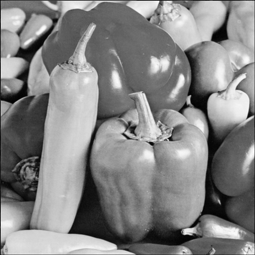
#> input picture Homework2/im/peppers.png, 255 x 255 px, found by its file name
$ python code.py   (older library calls are emulated)
#> lines starting #> are read from the running program, lines starting #| are printed output that depends on the picture
import cv2
import numpy as np
import scipy
from scipy import misc
from scipy import ndimage
from scipy.ndimage import filters
import matplotlib.pyplot as plt


# Homework 2 - Eduardo Gonzalez


# Problem 1

# We read image 1
image1 = cv2.imread('/Users/edu/github/ComputerVision/Homework2/im/peppers.png')
#> image1 is the input picture: shape (255, 255, 3); min 0, max 255, mean 132.5
image1 = cv2.cvtColor(image1, cv2.COLOR_BGR2GRAY)
#> image1: shape (255, 255)
image1 = np.float64(image1)

# We read image 2
image2 = cv2.imread('/Users/edu/github/ComputerVision/Homework2/im/cheetah.png')
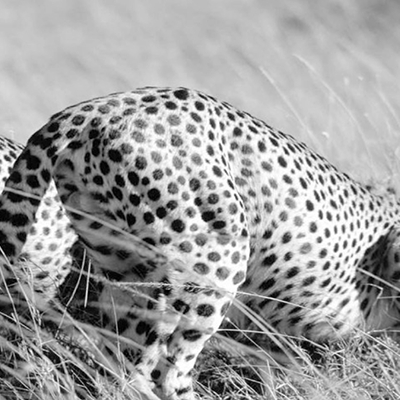
#> input picture Homework2/im/cheetah.png, 400 x 400 px, found by its file name
#> image2 is the input picture: shape (400, 400, 3); min 0, max 255, mean 159.1
image2 = cv2.cvtColor(image2, cv2.COLOR_BGR2GRAY)
#> image2: shape (400, 400)
image2 = np.float64(image2)

# We blur the images
image1blurred = ndimage.gaussian_filter(image1, 7)
image2blurred = ndimage.gaussian_filter(image2, 7)

# We display all the images
plt.figure(1, figsize=(15, 5))
plt.suptitle('Problem 1', fontsize=18)

plt.subplot(1, 4, 1)
plt.title('Image 1')
plt.imshow(image1, cmap=plt.cm.gray)

plt.subplot(1, 4, 2)
plt.title('Image 1 (Blurred)')
plt.imshow(image1blurred, cmap=plt.cm.gray)

plt.subplot(1, 4, 3)
plt.title('Image 2')
plt.imshow(image2, cmap=plt.cm.gray)

plt.subplot(1, 4, 4)
plt.title('Image 2 (Blurred)')
plt.imshow(image2blurred, cmap=plt.cm.gray)

plt.show()

# We compute the dft of the images

# For image 1
image1dft = np.fft.fft2(image1)
i1shift = np.fft.fftshift(image1dft)
image1dftFinal = np.log(np.abs(i1shift))

# For image 2
image2dft = np.fft.fft2(image2)
i1shift = np.fft.fftshift(image2dft)
image2dftFinal = np.log(np.abs(i1shift))
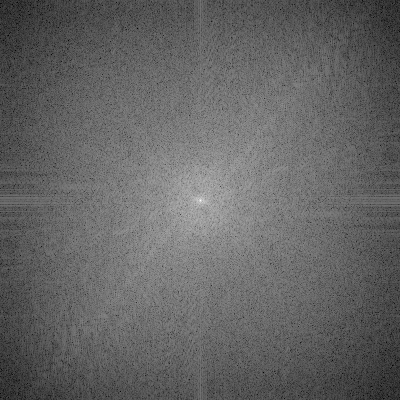
#> image2dftFinal: shape (400, 400) float64; min 2, max 17.05, mean 7.93; drawn with min black and max white

plt.figure(1, figsize=(15, 5))
plt.suptitle('Problem 1 (dft)')

plt.subplot(1, 2, 1)
plt.title('Image 1 (dft)')
plt.imshow(image1dftFinal, cmap=plt.cm.gray)

plt.subplot(1, 2, 2)
plt.title('Image 1 (dft)')
plt.imshow(image2dftFinal, cmap=plt.cm.gray)

plt.show()


# Problem 2


imageP2 = np.float64(misc.imread('/Users/edu/github/ComputerVision/Homework2/im/lowcontrast.jpg', flatten=1, mode = 'F'))
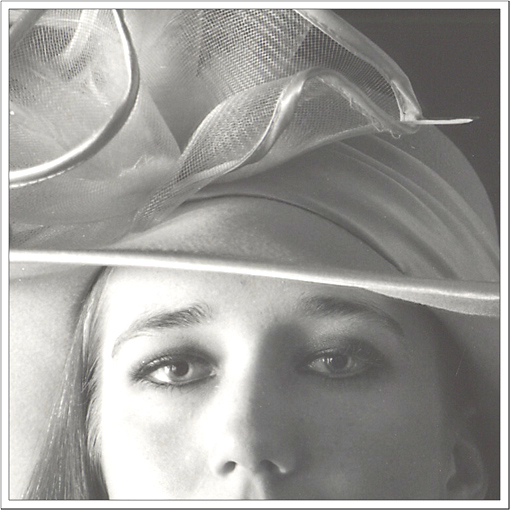
#> input picture Homework2/im/lowcontrast.jpg, 511 x 511 px, found by its file name
#> imageP2: shape (511, 511) float64; min 38.07, max 255, mean 157.1


# Problem 3


einstein = np.float64(misc.imread('/Users/edu/github/ComputerVision/Homework2/im/einstein.png', flatten=1, mode = 'F'))
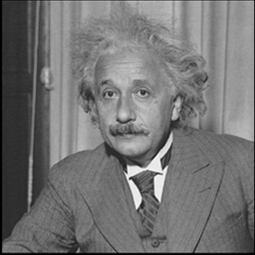
#> input picture Homework2/im/einstein.png, 255 x 255 px, found by its file name
#> einstein: shape (255, 255) float64; min 0, max 255, mean 115.4

# We store the Gaussian Filter
gaussian = 1.0/256*np.array([[ 1,  4,  6,  4, 1],
                                [ 4, 16, 24, 16, 4],
                                [ 6, 24, 36, 24, 6],
                                [ 4, 16, 24, 16, 4],
                                [ 1,  4,  6,  4, 1]])

gaussianX = np.array([1,4,6,4,1])
gaussianY = 1.0/256*np.array([1,4,6,4,1])

# We store the Sobel Filter
sobel = np.array([[ 1,  2, 0,  -2, -1],
                     [ 4,  8, 0,  -8, -4],
                     [ 6, 12, 0, -12, -6],
                     [ 4,  8, 0,  -8, -4],
                     [ 1,  2, 0,  -2, -1]])

sobelX = np.array([1,2,0,-2,-1])
sobelX = np.array([1,4,6,4,1])

# We store the Box Filter
box = np.ones((5,5), dtype=np.float32)/25
boxX = np.array([1,1,1,1,1])
boxY = np.array([1,1,1,1,1])/25.0

# We apply the Gaussian, Box and Sobel filters to the images
einsteinGaussian = filters.convolve(einstein, gaussian, mode="mirror")
einsteinBox = filters.convolve(einstein, box, mode="wrap")
einsteinSobel = filters.convolve(einstein, sobel, mode="nearest")

# We apply the Gaussian, Box and Sobel filters to the images in their X axis
einsteinGaussianX = filters.convolve1d(einstein, gaussianX, axis=1, mode = "mirror")
einsteinBoxX = filters.convolve1d(einstein, boxX, axis=1, mode="wrap")
einsteinSobelX = filters.convolve1d(einstein, sobelX, axis=1, mode="nearest")

# We apply the Gaussian, Box and Sobel filters to the images in their Y axsis
einsteinGaussianY = filters.convolve1d(einstein, gaussianY, axis=0, mode = "mirror")
einsteinBoxY = filters.convolve1d(einstein, boxY, axis=0, mode="wrap")
einsteinSobelX = filters.convolve1d(einstein, sobelX, axis=0, mode="nearest")

# We show the Gaussian images
finalGaussian = plt.figure()
finalGaussian.suptitle("Gaussian Convolution")

einsteinPlot = finalGaussian.add_subplot(2,2,1)
einsteinPlot.set_title("Einstein")
einsteinPlot.imshow(einstein, cmap=plt.cm.gray)

einsteinGaussianPlot = finalGaussian.add_subplot(2,2,2)
einsteinGaussianPlot.set_title("Gaussian")
einsteinGaussianPlot.imshow(einsteinGaussian, cmap=plt.cm.gray)

einsteinGaussianXPlot = finalGaussian.add_subplot(2,2,3)
einsteinGaussianXPlot.set_title("Gaussian (X Axis)")
einsteinGaussianXPlot.imshow(einsteinGaussianX, cmap=plt.cm.gray)

einsteinGaussianYPlot = finalGaussian.add_subplot(2,2,4)
einsteinGaussianYPlot.set_title("Gaussian (Y Axis)")
einsteinGaussianYPlot.imshow(einsteinGaussianY, cmap=plt.cm.gray)

# We show the Box images
finalBox = plt.figure()
finalBox.suptitle("Box Convolution")

einsteinPlot = finalBox.add_subplot(2,2,1)
einsteinPlot.set_title("Einstein")
einsteinPlot.imshow(einstein, cmap=plt.cm.gray)

einsteinBoxPlot = finalBox.add_subplot(2,2,2)
einsteinBoxPlot.set_title("Box")
einsteinBoxPlot.imshow(einsteinBox, cmap=plt.cm.gray)

einsteinBoxXPlot = finalBox.add_subplot(2,2,3)
einsteinBoxXPlot.set_title("Box (Y Axis)")
einsteinBoxXPlot.imshow(einsteinBoxX, cmap=plt.cm.gray)

einsteinBoxYPlot = finalBox.add_subplot(2,2,4)
einsteinBoxYPlot.set_title("Box (Y Axis)")
einsteinBoxYPlot.imshow(einsteinBoxY, cmap=plt.cm.gray)

# We show the Sobel images
finalSobel = plt.figure()
finalSobel.suptitle("Sobel Convolution")

einsteinPlot = finalSobel.add_subplot(2,2,1)
einsteinPlot.set_title("Einstein")
einsteinPlot.imshow(einstein, cmap=plt.cm.gray)

einsteinSobelPlot = finalSobel.add_subplot(2,2,2)
einsteinSobelPlot.set_title("Sobel")
einsteinSobelPlot.imshow(einsteinSobel, cmap=plt.cm.gray)

einsteinSobelXPlot = finalSobel.add_subplot(2,2,3)
einsteinSobelXPlot.set_title("Sobel (X Axis)")
einsteinSobelXPlot.imshow(einsteinSobelX, cmap=plt.cm.gray)

einsteinSobelXPlot = finalSobel.add_subplot(2,2,4)
einsteinSobelXPlot.set_title("Sobel (Y Axis)")
einsteinSobelXPlot.imshow(einsteinSobelX, cmap=plt.cm.gray)

plt.show()


# Problem 4


zebra = np.float64(misc.imread('/Users/edu/github/ComputerVision/Homework2/im/zebra.png', flatten=1, mode='F'))
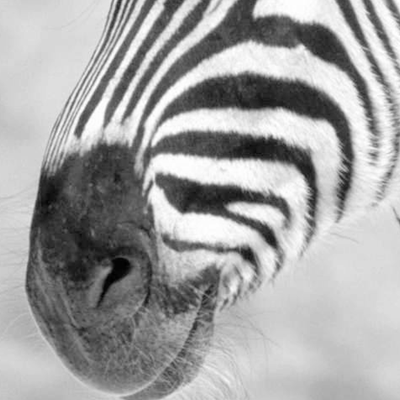
#> input picture Homework2/im/zebra.png, 400 x 400 px, found by its file name
#> zebra: shape (400, 400) float64; min 0, max 255, mean 163

# We aply on different axes
zebraX = ndimage.sobel(zebra, 0)
zebraY = ndimage.sobel(zebra, 1)
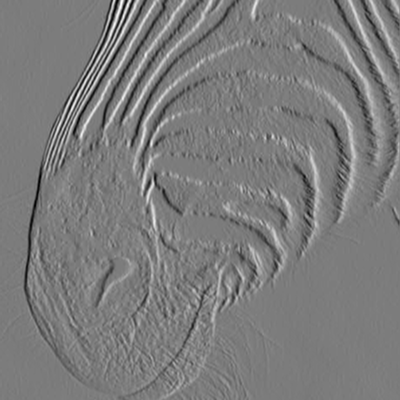
#> zebraY: shape (400, 400) float64; min -496, max 521, mean 0; drawn with min black and max white

#magnitude
m = np.hypot(zebraX, zebraY)
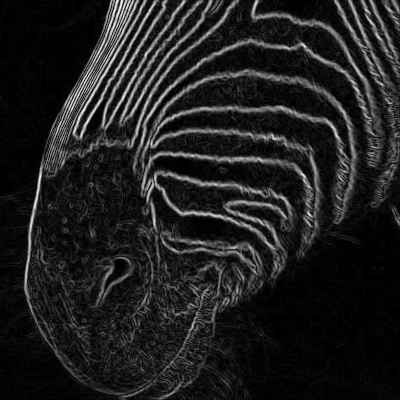
#> m: shape (400, 400) float64; min 0, max 531.7, mean 66.1; drawn with min black and max white

plt.figure(figsize=(10, 5))
plt.suptitle('Problem 4', fontsize=18)

plt.subplot(1, 4, 1)
plt.imshow(zebra, cmap=plt.cm.gray)
plt.title('Original')

plt.subplot(1, 4, 2)
plt.imshow(zebraX, cmap=plt.cm.gray)
plt.title('Edges (X Axis)')

plt.subplot(1, 4, 3)
plt.imshow(zebraY, cmap=plt.cm.gray)
plt.title('Edges (Y Axis)')

plt.subplot(1, 4, 4)
plt.imshow(m, cmap=plt.cm.gray)
plt.title('Edges (X & Y Axis)')

plt.show()
